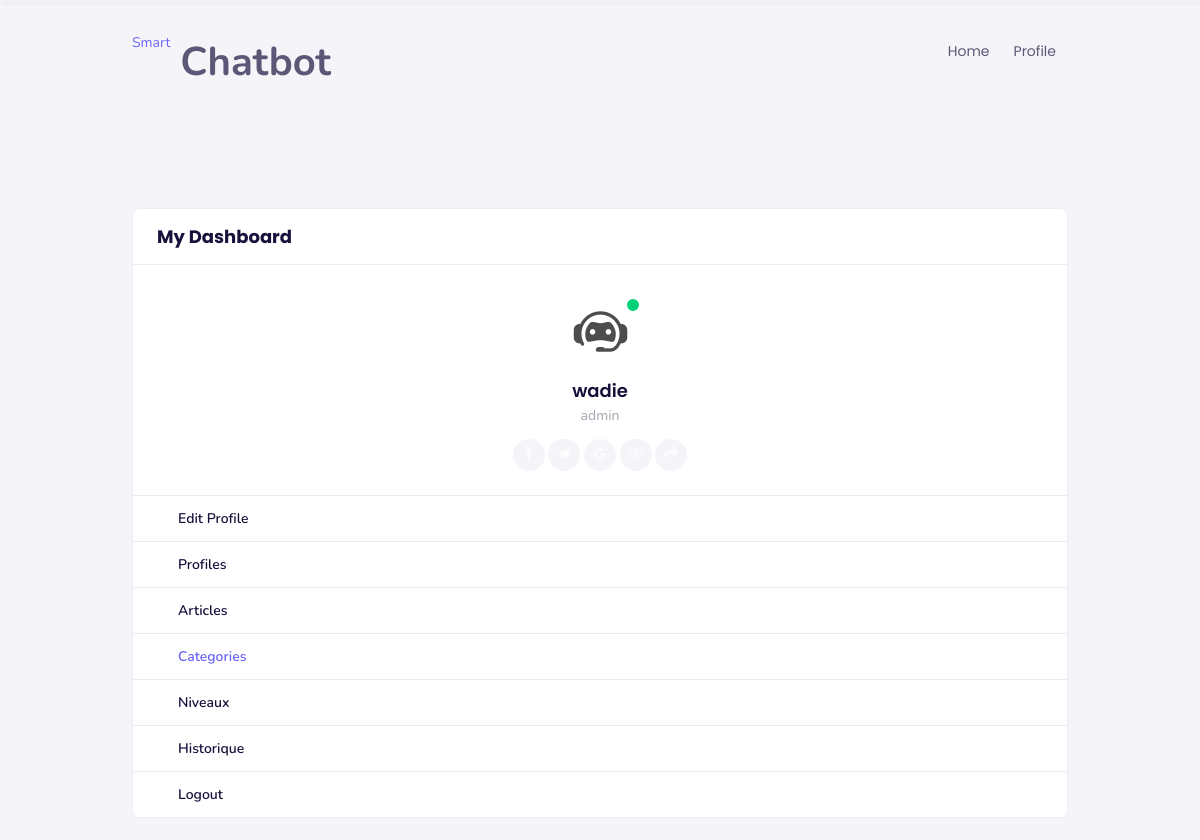
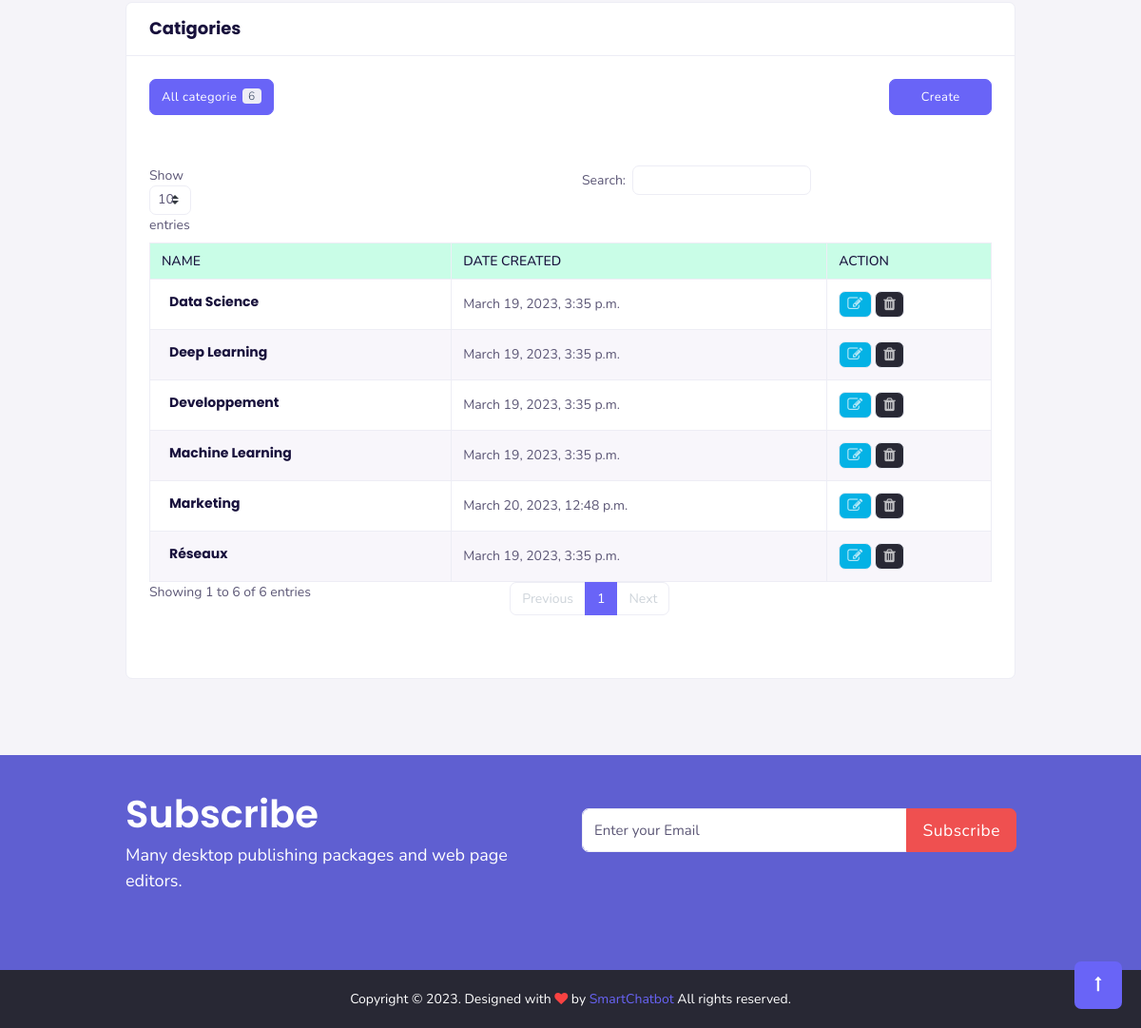
Page /categories/0 (signed in) on the committed database (2 pictures, top to bottom).
### gestion_admin/models.py (models this page shows, shortened)
class Profile(models.Model):
    user = models.OneToOneField(User, on_delete=models.CASCADE)
    first_name = models.CharField(max_length=100, null=True)
    last_name = models.CharField(max_length=100, null=True)
    email = models.EmailField(max_length=100, null=True)
    niveau = models.OneToOneField(Niveau, on_delete=models.CASCADE, null=True)
    image = models.ImageField(upload_to="profile", null=True, default="profile/default.png")
    date_created = models.DateTimeField(auto_now_add=True)
    class Meta:
        db_table = 'profile'

class Categorie(models.Model):
    name = models.CharField(max_length=100, unique=True)
    date_creation = models.DateTimeField(auto_now_add=True)
    class Meta:
        db_table = 'categorie'

### gestion_admin/decorators.py (the view)
    def wrapper_func(request, *args, **kwargs):
        if request.user.is_authenticated:
            if request.user.groups.filter(name='admin').exists():
                return view_func(request, *args, **kwargs)
            else:
                return redirect('home')

### gestion_admin/views.py (called while the page is built, shortened)
@login_required(login_url='login')
@for_admin
def categories(request,n):
    data = Categorie.objects.all()
    if len(data) <= 10:
        mycategories = data
        context = {
            'categories' : mycategories,
            'n_t' : data.count()
        }
    return render(request,'categorie/liste_categorie.html', context)

### gestion_admin/templates/categorie/liste_categorie.html (shortened to what this page needs)
{% extends '../element/main.html' %}
{% block content %}
<section class="sptb">
    <div class="container">
        <div class="row">
            {% include '../element/menu.html' with name=3 %}
            <div class="col-xl-9 col-lg-12 col-md-12">
                <div class="card mb-0">
                    <div class="card-header">
                        <h3 class="card-title">Catigories</h3>
                    </div>
                    <div class="card-body">
                        <div class="ads-tabs">
                            <div class="tabs-menus">
                                <div class="row">
                                    <div class="col-md-6">
                                      <button class="btn btn-primary float-left"> All categorie <span class="badge badge-light">{{n_t}}</span></button>
                                    </div>
                                    <div class="col-md-6">
                                        <a href="{% url 'create_categorie' %}"  class="btn btn-primary col-xl-3 col-sm-5 col-lg-3 col-md-5" style="float:right;">Create</a>
                                    </div>
                                 </div>
                            </div>
                            <div class="tab-content">
                                <br>
                                <table id="example" class="table table-striped table-bordered" cellspacing="0" width="100%">
                                                     <thead class="table-success">
                                                        <tr role="row">
                                                            <th class="sorting" tabindex="0" aria-controls="DataTables_Table_0" rowspan="1" colspan="1" aria-label="Courses: activate to sort column ascending" style="width: 222.422px;">Name</th>
                                                            <th class="sorting" tabindex="0" aria-controls="DataTables_Table_0" rowspan="1" colspan="1" aria-label="Category: activate to sort column ascending" style="width: 99.25px;">Date Created</th>
                                                            <th class="sorting" tabindex="0" aria-controls="DataTables_Table_0" rowspan="1" colspan="1" aria-label="Action: activate to sort column ascending" style="width: 121.297px;">Action</th>
                                                        </tr>
                                                    </thead>
                                                    <tbody>
                                                        {% for item in categories %}
                                                            <tr class="{% cycle 'odd' 'even' %}">
                                                                <td>
                                                                    <div class="media mt-0 mb-0">
                                                                        <div class="media-body">
                                                                            <div class="card-item-desc ms-2 p-0 mt-0">
                                                                                <a href="javascript:void(0)" class="text-dark">
                                                                                    <h4 class="font-weight-bold">{{item.name}}</h4>
                                                                             </div>
                                                                        </div>
                                                                    </div>
                                                                </td>
                                                                <td>{{ item.date_creation }}</td>
                                                                <td> <a href="{% url 'categorie_edit' item.id %}" class="btn btn-outline-light btn-sm text-dark waves-effect waves-light bg-info" data-bs-toggle="tooltip" data-bs-original-title="Edit"><i class="fa fa-edit fs-16"></i></a>
                                                                    <a onclick="remove({{item.id}})" class="btn btn-outline-light btn-sm text-dark waves-effect waves-light bg-dark" data-bs-toggle=" tooltip"="" data-bs-original-title="Delete"><i class="fa fa-trash fs-16"></i></a>  </td>
                                                            </tr>
                                                        {% endfor %}
                                                    </tbody>
                                                </table>
                                            </div>
                                        </div>
                                        <br> <br>
                                    </div>
                                </div>
                            </div>
                        </div>
                    </div>
                </div>
{% endblock content %}

### user/templates/element/menu.html (shortened to what this page needs)
<div class="col-xl-3 col-lg-12 col-md-12">
    <div class="card is-expanded">
        <div class="card-header">
            <h3 class="card-title">My Dashboard</h3>
        </div>
        <div class="card-body text-center item-user border-bottom-0 active">
            <div class="profile-pic">
                <div class="profile-pic-img"> <span class="bg-success dots" data-bs-toggle="tooltip" data-bs-placement="top" title="" data-bs-original-title="online" aria-label="online"></span> <img src="{{request.user.profile.image.url}}" class="brround" alt="user"> </div> <a href="userprofile.html" class="text-dark">
                    <h4 class="mt-3 mb-0 font-weight-semibold">{{request.user.username}}</h4>
                </a>
                <p class="mb-0 mt-1 text-muted">{{ request.user.groups.all.0.name }}</p>
                <div class="wideget-user-info my-dash-1">
                    <div class="wideget-user-icons mt-2"> <a href="javascript:void(0)" class="mt-0"><i class="fa fa-facebook"></i></a> <a href="javascript:void(0)" class=""><i class="fa fa-twitter"></i></a> <a href="javascript:void(0)" class=""><i class="fa fa-google"></i></a> <a href="javascript:void(0)" class=""><i class="fa fa-dribbble"></i></a> <a href="javascript:void(0)" class=""><i class="fa fa-share"></i></a>
                    </div>
                </div>
            </div>
        </div>
        <aside class="app-sidebar doc-sidebar my-dash open">
            <div class="app-sidebar__user clearfix is-expanded">
                <ul class="side-menu open">
                    <li> <a class="side-menu__item {% if name == 0 %}active{% endif %}" href="{% url 'profile' %}"><span class="side-menu__label">Edit Profile</span></a> </li>
                    {% if request.user.groups.all.0.name == 'admin' %}
                        <li class="is-expanded"> <a class="side-menu__item {% if name == 1 %}active{% endif %}" href="{% url 'profiles' 0 %}"><span class="side-menu__label">Profiles</span></a> </li>
                        <li> <a class="side-menu__item {% if name == 2 %}active{% endif %}" href="{% url 'articles' 0 %}"><span class="side-menu__label">Articles</span></a> </li>
                        <li> <a class="side-menu__item {% if name == 3 %}active{% endif %}" href="{% url 'categories' 0 %}"><span class="side-menu__label">Categories</span></a> </li>
                        <li> <a class="side-menu__item {% if name == 4 %}active{% endif %}" href="{% url 'niveaux' 0 %}"><span class="side-menu__label">Niveaux</span></a> </li>
                        <li> <a class="side-menu__item {% if name == 5 %}active{% endif %}" href="{% url 'historique' 0 %}"><span class="side-menu__label">Historique</span></a> </li>
                    {% endif %}
                    <li> <a class="side-menu__item" href="{% url 'logout' %}"><span class="side-menu__label">Logout</span></a> </li>
                </ul>
            </div>
        </aside>
    </div>
</div>

### static/css/color.css (style rules this page uses)
.btn-primary { color: #fff; background-color: #6964f7; border-color: #6964f7; }
.app-sidebar .side-menu li a.active { color: #6964f7; }
.app-sidebar:before, .app-sidebar-footer { background: -webkit-gradient(linear, left top, right top, from(rgba(146, 30, 152, 0.9)), to(rgba(59, 25, 249, 0.8))); background: linear-gradient(to right, rgba(146, 30, 152, 0.9), rgba(59, 25, 249, 0.8)); }
.header-main i, .header-icons-link .header-icons-link1 i { color: rgba(255, 255, 255, 0.7); }
.bg-dark { background-color: #282834 !important; }
.my-dash-1 .wideget-user-icons a { color: #6964f7; }
.app-sidebar .side-menu li.is-expanded:after { color: #6964f7; }
.app-sidebar .side-menu__item.active { color: #6964f7; }

### rows in the picture
Categorie: name "Data Science", date_creation "March 19, 2023, 3:35 p.m."
Categorie: name "Machine Learning", date_creation "March 19, 2023, 3:35 p.m."
Categorie: name "Developpement", date_creation "March 19, 2023, 3:35 p.m."
Categorie: name "Réseaux", date_creation "March 19, 2023, 3:35 p.m."
Categorie: name "Deep Learning", date_creation "March 19, 2023, 3:35 p.m."
Categorie: name "Marketing", date_creation "March 20, 2023, 12:48 p.m."

### other values in the picture
{{ request.user.username }} "wadie"
{{ request.user.groups.all.0.name }} "admin"
{{ n_t }} "6"
